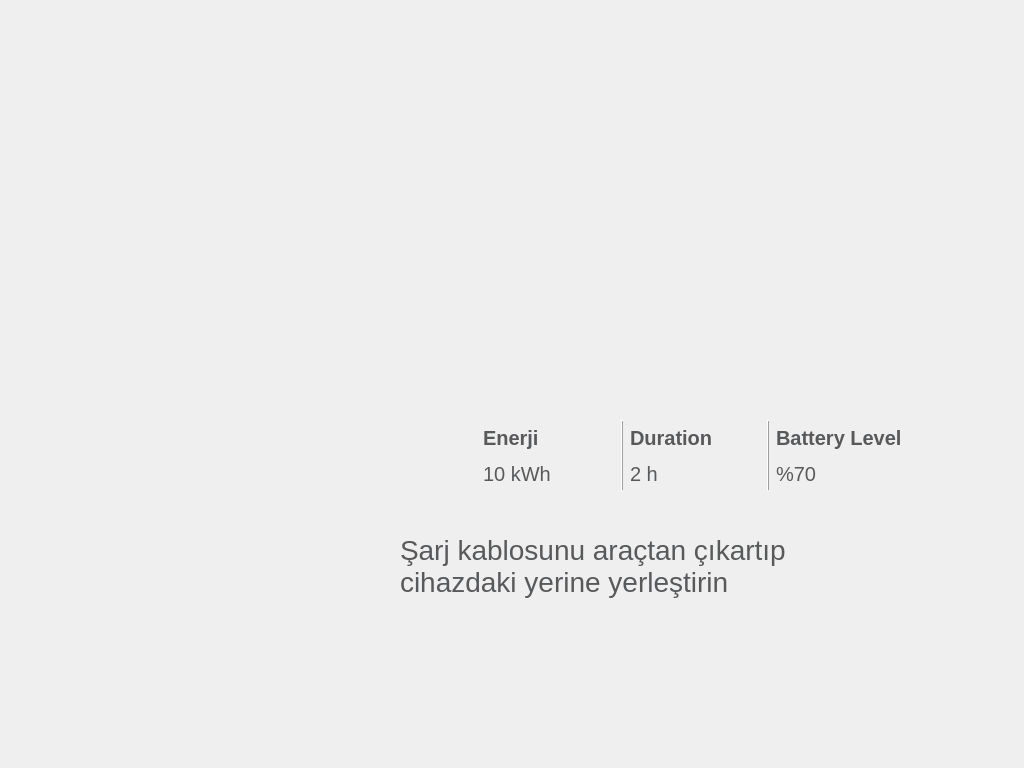
<?xml version="1.0" encoding="UTF-8"?>
<ui version="4.0">
 <class>DisconnectionScreen</class>
 <widget class="QWidget" name="DisconnectionScreen">
  <property name="geometry">
   <rect>
    <x>0</x>
    <y>0</y>
    <width>1024</width>
    <height>768</height>
   </rect>
  </property>
  <property name="windowTitle">
   <string>Form</string>
  </property>
  <widget class="QLabel" name="disconnectionLabel">
   <property name="geometry">
    <rect>
     <x>400</x>
     <y>530</y>
     <width>611</width>
     <height>71</height>
    </rect>
   </property>
   <property name="styleSheet">
    <string notr="true">#disconnectionLabel {
    qproperty-alignment: AlignCenter;
    font-family: &quot;Muli SemiBold&quot;;
    font-size: 28px;
	color: #58595b;
	line-height:1px;
}</string>
   </property>
   <property name="text">
    <string>Şarj kablosunu araçtan çıkartıp 
cihazdaki yerine yerleştirin</string>
   </property>
  </widget>
  <widget class="QWidget" name="VehicleAndStation" native="true">
   <property name="geometry">
    <rect>
     <x>385</x>
     <y>104</y>
     <width>637</width>
     <height>294</height>
    </rect>
   </property>
  </widget>
  <widget class="QWidget" name="infoLabelWidget" native="true">
   <property name="geometry">
    <rect>
     <x>483</x>
     <y>420</y>
     <width>425</width>
     <height>71</height>
    </rect>
   </property>
   <property name="styleSheet">
    <string notr="true">#energyLabel, #durationLabel, #batteryLabel, #energyValue, #durationValue, #batteryLevelValue {
    qproperty-alignment: AlignCenter;
    font-family: &quot;Muli SemiBold&quot;;
    font-size: 20px;
    color: #58595b;
    line-height:1px;
}

#energyLabel, #durationLabel, #batteryLabel {
    font-weight: bold;
}</string>
   </property>
   <layout class="QGridLayout" name="gridLayout">
    <property name="verticalSpacing">
     <number>0</number>
    </property>
    <item row="0" column="2">
     <layout class="QVBoxLayout" name="verticalLayout_2">
      <property name="spacing">
       <number>0</number>
      </property>
      <item>
       <widget class="QLabel" name="durationLabel">
        <property name="text">
         <string>Duration</string>
        </property>
       </widget>
      </item>
      <item>
       <widget class="QLabel" name="durationValue">
        <property name="text">
         <string>2 h</string>
        </property>
       </widget>
      </item>
     </layout>
    </item>
    <item row="0" column="1">
     <widget class="Line" name="energyDurationSeparator">
      <property name="frameShadow">
       <enum>QFrame::Raised</enum>
      </property>
      <property name="orientation">
       <enum>Qt::Vertical</enum>
      </property>
     </widget>
    </item>
    <item row="0" column="0">
     <layout class="QVBoxLayout" name="verticalLayout">
      <property name="spacing">
       <number>0</number>
      </property>
      <item>
       <widget class="QLabel" name="energyLabel">
        <property name="text">
         <string>Enerji</string>
        </property>
       </widget>
      </item>
      <item>
       <widget class="QLabel" name="energyValue">
        <property name="text">
         <string>10 kWh</string>
        </property>
       </widget>
      </item>
     </layout>
    </item>
    <item row="0" column="4">
     <layout class="QVBoxLayout" name="verticalLayout_3">
      <property name="spacing">
       <number>0</number>
      </property>
      <item>
       <widget class="QLabel" name="batteryLabel">
        <property name="text">
         <string>Battery Level</string>
        </property>
       </widget>
      </item>
      <item>
       <widget class="QLabel" name="batteryLevelValue">
        <property name="text">
         <string>%70</string>
        </property>
       </widget>
      </item>
     </layout>
    </item>
    <item row="0" column="3">
     <widget class="Line" name="durationBatterySeparator">
      <property name="frameShadow">
       <enum>QFrame::Raised</enum>
      </property>
      <property name="orientation">
       <enum>Qt::Vertical</enum>
      </property>
     </widget>
    </item>
   </layout>
  </widget>
 </widget>
 <resources/>
 <connections/>
</ui>
